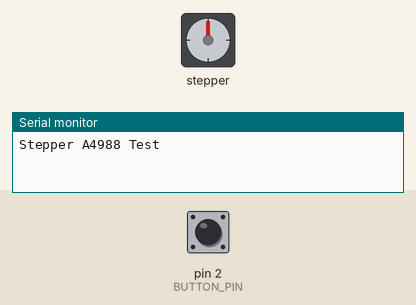
The sketch below on a simulated Arduino Uno, built with avr-gcc and run on an emulated ATmega328P. Shown: stepper motor, the last lines printed to the serial monitor. Wiring (inferred from the names in the program): stepper motor driver (200 steps per turn assumed): step pin 6; direction pin 5; enable pin 12. The test bench sets the inputs (shaded band); at power-on: pin 2 (BUTTON_PIN) HIGH.

Above: at 1.2 s.
1.3 s: pin 2 (BUTTON_PIN) pulled LOW for 1 s
At 1.9 s:
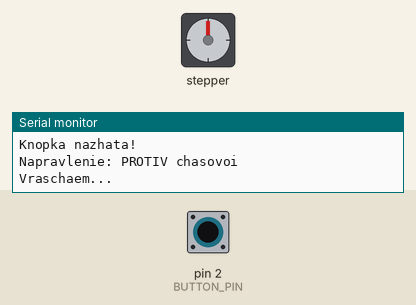
3.8 s: pin 2 (BUTTON_PIN) driven LOW
At 5.7 s:
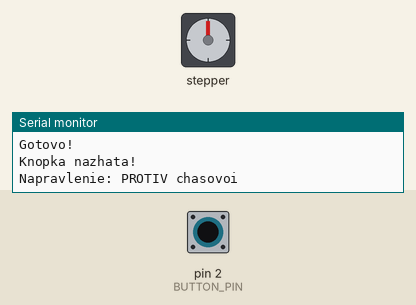
6.8 s: pin 2 (BUTTON_PIN) driven HIGH
At 7.6 s:
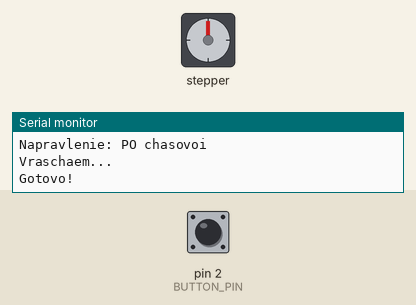
8.3 s: pin 2 (BUTTON_PIN) driven LOW
At 9.6 s:
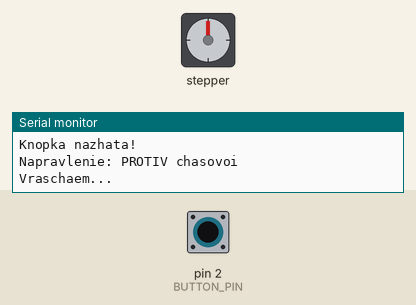
11.3 s: pin 2 (BUTTON_PIN) pulsed HIGH 2 times (0.12 s each, 0.3 s apart)
Timing chart, 0 to 71.4 s (numbered marks = the images above; inputs shaded):
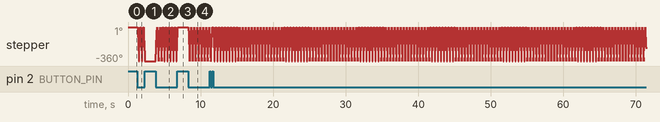

Measured:
- after the input at 1.3 s, stepper: turns 360° counter-clockwise in 0.20 s, then 360° clockwise in 0.18 s, then 360° counter-clockwise in 0.18 s, then 360° clockwise in 0.18 s, and so on
- after the input at 3.8 s, stepper: turns 360° clockwise in 0.20 s, then 360° counter-clockwise in 0.18 s, repeating every 0.43 s
- after the input at 6.8 s, stepper: goes on until 6.9 s, then stays 0°
- after the input at 8.3 s, stepper: turns 360° counter-clockwise in 0.20 s, then 360° clockwise in 0.18 s, repeating every 0.43 s

The sketch:

11.1.ino
```cpp
// --- Пины ---
// Подключаем пины управления драйвером
const int DIR_PIN = 5;    // Пин Направления (DIR)
const int STEP_PIN = 6;   // Пин Шага (STEP)
const int ENABLE_PIN = 12; // Пин Включения (EN) - LOW = включен
const int BUTTON_PIN = 2; // Пин кнопки

// --- Настройки мотора ---
// У NEMA 17 в Wokwi 200 шагов на полный оборот (1.8 градуса/шаг)
const int STEPS_PER_REV = 200;

// --- Глобальные переменные ---
bool currentDirection = HIGH; // Текущее направление (HIGH = по часовой, LOW = против)

void setup() {
  Serial.begin(9600); // Для отладки
  Serial.println("Stepper A4988 Test");

  // Настраиваем пины драйвера как выходы
  pinMode(DIR_PIN, OUTPUT);
  pinMode(STEP_PIN, OUTPUT);
  pinMode(ENABLE_PIN, OUTPUT);

  // Настраиваем пин кнопки как вход с подтяжкой
  // (Кнопка подключается между пином D2 и GND)
  pinMode(BUTTON_PIN, INPUT_PULLUP);

  // Включаем драйвер (подаем LOW на EN)
  // Если подать HIGH, мотор не будет вращаться
  digitalWrite(ENABLE_PIN, LOW);

  // Устанавливаем начальное направление
  digitalWrite(DIR_PIN, currentDirection);
}

void loop() {
  // --- Обработка нажатия кнопки ---

  bool reading = digitalRead(BUTTON_PIN); // Считываем состояние кнопки

    // И если произошло именно НАЖАТИЕ (было HIGH, стало LOW)
    if (reading == LOW) {

      Serial.println("Knopka nazhata!");

      // 1. Меняем направление
      currentDirection = !currentDirection; // Инвертируем (true -> false, false -> true)

      // 2. Устанавливаем новое направление на драйвере
      digitalWrite(DIR_PIN, currentDirection);

      Serial.print("Napravlenie: ");
      Serial.println(currentDirection ? "PO chasovoi" : "PROTIV chasovoi");

      // 3. Делаем 200 шагов (1 оборот)
      Serial.println("Vraschaem...");
      for (int i = 0; i < STEPS_PER_REV; i++) {
        // Генерируем импульс (шаг): HIGH -> LOW
        digitalWrite(STEP_PIN, HIGH);
        // Задержка определяет скорость вращения. Чем меньше, тем быстрее.
        delayMicroseconds(500);
        digitalWrite(STEP_PIN, LOW);
        delayMicroseconds(500);
      }
      Serial.println("Gotovo!");
    }
}
```
